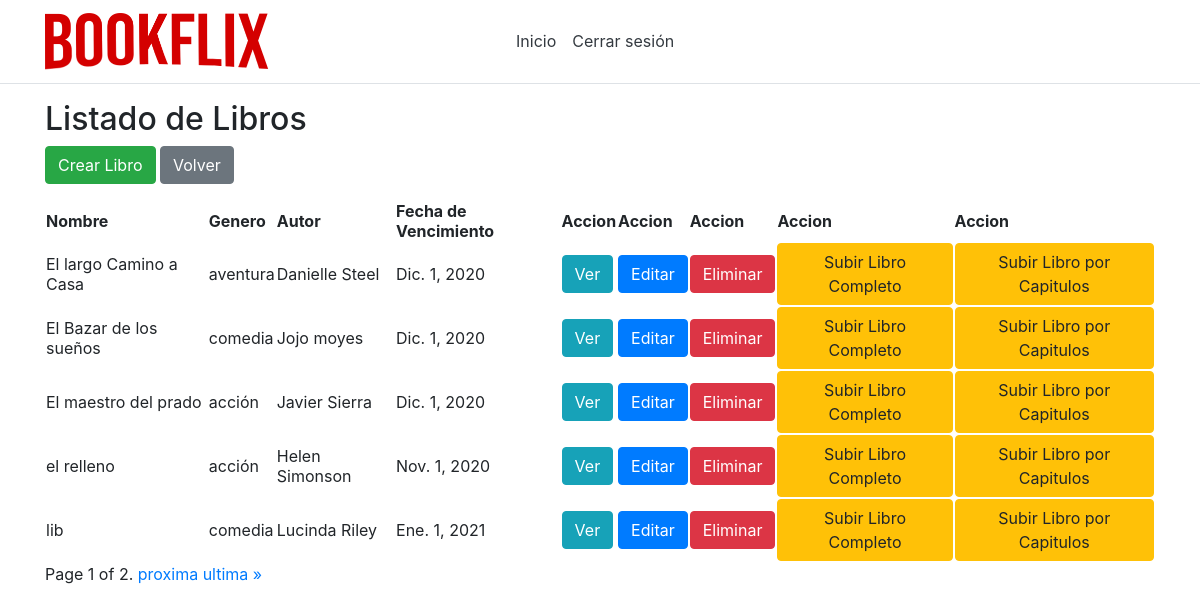
The page /listBooks/ (signed in) on the database its author committed.
### app/models.py (models this page shows, shortened)
class Libro(models.Model):
    id = models.AutoField(primary_key=True)
    nombre = models.CharField(max_length=50,unique=True)
    isbn = models.IntegerField(unique=True)
    idAutor = models.ForeignKey(Autor,on_delete=models.CASCADE,null=True,blank=True)
    idGenero = models.ForeignKey(Genero,on_delete=models.CASCADE,null=True,blank=True)
    idEditorial = models.ForeignKey(Editorial,on_delete=models.CASCADE,null=True,blank=True)
    descripcion = models.CharField(max_length=1000)
    foto = models.ImageField(upload_to='static/images/',null=True,blank=True)
    vistos = models.IntegerField(null=True, default=0)
    ultimoCapitulo = models.BooleanField(default=False)
    LibroEnCapitulos = models.BooleanField(default=False)
    fechaVencimientoFinal = models.DateField(null=True)

class Genero(models.Model):
    id = models.AutoField(primary_key=True)
    nombre = models.CharField(max_length=50,unique=True)
    def __str__(self):
        return self.nombre

class Autor(models.Model):
    id = models.AutoField(primary_key=True)
    nombre = models.CharField(max_length=50,unique=True)
    def __str__(self):
        return self.nombre

### app/views.py (the view)
# urls.py: path('listBooks/', views.listBooks),
def listBooks(request):
    libros = Libro.objects.filter().order_by('vistos')
    if not request.user.admin:
        libros = libros_activos(libros)
    paginator = Paginator(libros, 5)
    page_number = request.GET.get('page')
    page_obj = paginator.get_page(page_number)
    return render(request, "shared/listOfBooks.html", {'libros': page_obj, 'librosActivos': libros_activos(libros)})

### app/models.py (called while the page is built)
    @property
    def is_active(self):
        return self.active

    @property
    def is_superuser(self):
        return self.superuser

### app/views.py (called while the page is built)
def libros_activos(libros):
    now = datetime.date.today()
    librosActivos = Libro.objects.none()
    for libro in libros:
        cumple = Capitulo.objects.filter(idLibro=libro.id,fechaLanzamiento__lte=now,fechaVencimiento__gte=now)
        if cumple:
            librosActivos = librosActivos.union(Libro.objects.filter(id=libro.id))
            Libro.objects.filter(id=libro.id).update(fechaVencimientoFinal=cumple.first().fechaVencimiento)
    return librosActivos
    return libros_activos

### app/templates/shared/listOfBooks.html (shortened to what this page needs)
{% extends 'default/layout.html' %}
{% block admin %}
<h2>Listado de Libros</h2>
<div class="btn-group" role="group" aria-label="Basic example">
<form method="get" action="/createBook">
    <button class="btn btn-success" type="submit">Crear Libro</button>
  </form>
<form method="get" action="/inicio">
    <button class="btn btn-secondary" type="submit">Volver</button>
</form>
</div>
{% if libros %}
<table>
    <thead>
        <tr>
            <th>Nombre</th>
            <th>Genero</th>
            <th>Autor</th>
            <th>Fecha de Vencimiento</th>
            <th>Accion</th>
            <th>Accion</th>
            <th>Accion</th>
            <th>Accion</th>
            <th>Accion</th>
        </tr>
    </thead>
    <tbody>
        {% for libro in libros %}
        <tr>
            <td>{{ libro.nombre }}</td>
            <td>{{ libro.idGenero }}</td>
            <td>{{ libro.idAutor }}</td>
            {% if libro.fechaVencimientoFinal %}
            <td>{{ libro.fechaVencimientoFinal }}</td>
            {% else %}
            <td>---</td>
            {% endif %}
            <td><a class="btn btn-info" role="button" href="/viewBook/{{ libro.id }}">Ver</a></td>
            <td><a class="btn btn-primary" role="button" href="/editBook/{{ libro.id }}">Editar</a></td>
            <td><a class="btn btn-danger" role="button" href="/deleteBook/{{ libro.id }}" onClick="return confirm('¿Seguro que quieres borrar a {{libro.nombre}}?');" >Eliminar</a></td>
            <td><a class="btn btn-warning" role="button" href="/loadLibroCompleto/{{ libro.id }}">Subir Libro Completo</a></td>
            <td><a class="btn btn-warning" role="button" href="/loadLibroEnCapitulos/{{ libro.id }}">Subir Libro por Capitulos</a></td>
        </tr>
        {% endfor %}
    </tbody>
</table>
<div class="pagination">
    <span class="step-links">
        <span class="current">
            Page {{ libros.number }} of {{ libros.paginator.num_pages }}.
        </span>
        {% if libros.has_next %}
            <a href="?page={{ libros.next_page_number }}">proxima</a>
            <a href="?page={{ libros.paginator.num_pages }}">ultima &raquo;</a>
        {% endif %}
    </span>
</div>
{% else %}
    <h4>No hay libros disponibles</h4>
{% endif %}
{% endblock %}

### rows shown on the page
Libro: nombre "El largo Camino a Casa", idGenero "aventura", idAutor "Danielle Steel", fechaVencimientoFinal "Dic. 1, 2020"
Libro: nombre "El Bazar de los sueños", idGenero "comedia", idAutor "Jojo moyes", fechaVencimientoFinal "Dic. 1, 2020"
Libro: nombre "El maestro del prado", idGenero "acción", idAutor "Javier Sierra", fechaVencimientoFinal "Dic. 1, 2020"
Libro: nombre "el relleno", idGenero "acción", idAutor "Helen Simonson", fechaVencimientoFinal "Nov. 1, 2020"
Libro: nombre "lib", idGenero "comedia", idAutor "Lucinda Riley", fechaVencimientoFinal "Ene. 1, 2021"

### other values the page prints
{{ libros.number }} "1"
{{ libros.paginator.num_pages }} "2"
